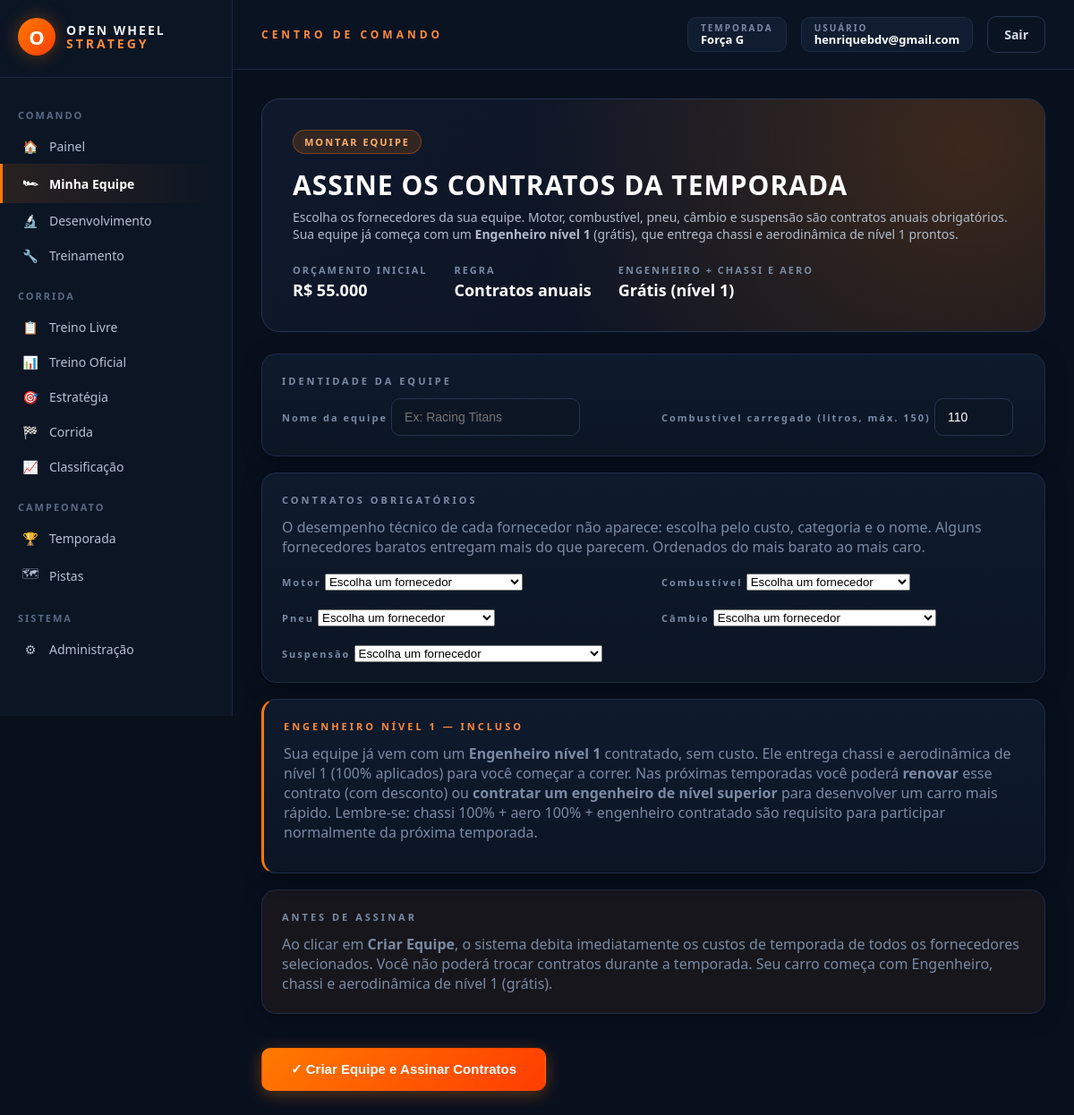
Screenshot of /minha-equipe (signed in) with the database file from the repository.
### models_temporada.py (models this page shows, shortened)
class Temporada(db.Model):
    __tablename__ = "temporadas"
    id = db.Column(db.Integer, primary_key=True)
    nome = db.Column(db.String(120), nullable=False)
    ativa = db.Column(db.Boolean, default=False, nullable=False)
    data_criacao = db.Column(db.DateTime, default=datetime.utcnow)
    corridas_agendadas = db.relationship(
        "CorridaAgendada", backref="temporada",
        cascade="all, delete-orphan",
        order_by="CorridaAgendada.ordem",
    )
    @classmethod
    def ativa_atual(cls):
        try:
            return cls.query.filter_by(ativa=True).first()
        except (OperationalError, ProgrammingError, NoSuchTableError):
            return None

### models.py (models this page shows, shortened)
class Usuario(db.Model):
    __tablename__ = "usuarios"
    id = db.Column(db.Integer, primary_key=True)
    email = db.Column(db.String(150), unique=True, nullable=False)
    senha_hash = db.Column(db.String(255), nullable=True)
    google_id = db.Column(db.String(255), unique=True, nullable=True)
    eh_admin = db.Column(db.Boolean, default=False)
    criado_em = db.Column(db.DateTime, default=datetime.utcnow)
    grupo = db.Column(db.String(50), nullable=True)
    classe = db.Column(db.String(50), nullable=True)
    equipe = db.relationship("CarroJogador", backref="usuario", uselist=False)

class Configuracao(db.Model):
    __tablename__ = "configuracao"
    id = db.Column(db.Integer, primary_key=True)
    orcamento_inicial = db.Column(db.Float, default=55_000.0)
    dev_incremento_percentual = db.Column(db.Float, default=5.0)
    dev_tempo_base_horas = db.Column(db.Float, default=1.0)
    dev_tempo_fator_horas = db.Column(db.Float, default=10.0)
    dev_custo_base = db.Column(db.Float, default=50_000.0)
    dev_custo_fator = db.Column(db.Float, default=1.0)
    treino_incremento_percentual = db.Column(db.Float, default=5.0)
    treino_tempo_base_horas = db.Column(db.Float, default=1.0)
    treino_tempo_fator_horas = db.Column(db.Float, default=6.0)
    treino_custo_base = db.Column(db.Float, default=30_000.0)
    treino_custo_fator = db.Column(db.Float, default=1.0)
    pit_tempo_sem_treino = db.Column(db.Float, default=25.0)
    pit_tempo_treino_completo = db.Column(db.Float, default=9.0)
    @classmethod
    def obter(cls):
        config = cls.query.get(1)
        if not config:
            config = cls(id=1)
            db.session.add(config)
            db.session.commit()
        return config

### rotas/equipe.py (the view, shortened to what this page needs)
    @app.route("/minha-equipe", methods=["GET", "POST"])
    @login_requerido
    def minha_equipe():
        usuario = Usuario.query.get(session["usuario_id"])
        config_jogo = Configuracao.obter()
        if usuario.equipe:
            carro = usuario.equipe.montar_carro()
            return render_template("minha_equipe.html", equipe=usuario.equipe, carro=carro,
                                   custo_montagem=usuario.equipe.custo_total_montagem())
        return render_template(
            "equipes.html",
            orcamento_inicial=config_jogo.orcamento_inicial,
            **_fornecedores_ativos(),
        )

### app.py (called while the page is built)
def _registrar_contexto(app):
    @app.context_processor
    def injetar_globais():
        usuario_id = session.get("usuario_id")
        usuario = Usuario.query.get(usuario_id) if usuario_id else None
        return {
            "usuario_logado": usuario,
            "categorias_fornecedor": FORNECEDORES_CONFIG,
            "temporada_ativa": Temporada.ativa_atual(),
        }

### extensoes.py (called while the page is built)
def login_requerido(view_func):
    @functools.wraps(view_func)
    def wrapper(*args, **kwargs):
        if not session.get("usuario_id"):
            return redirect(url_for("login"))
        return view_func(*args, **kwargs)
    return wrapper

### rotas/equipe.py (called while the page is built)
def _fornecedores_ativos():
    return dict(
        motores=FornecedorMotor.query.filter_by(ativo=True).order_by(FornecedorMotor.custo_temporada).all(),
        combustiveis=FornecedorCombustivel.query.filter_by(ativo=True).order_by(FornecedorCombustivel.custo_temporada).all(),
        pneus=FornecedorPneu.query.filter_by(ativo=True).order_by(FornecedorPneu.custo_temporada).all(),
        cambios=FornecedorCambio.query.filter_by(ativo=True).order_by(FornecedorCambio.custo_temporada).all(),
        suspensoes=FornecedorSuspensao.query.filter_by(ativo=True).order_by(FornecedorSuspensao.custo_temporada).all(),
        engenheiros=FornecedorEngenheiro.query.filter_by(ativo=True).order_by(FornecedorEngenheiro.custo_temporada).all(),
    )

### templates/equipes.html (shortened to what this page needs)
{% extends "base.html" %}
{% block content %}
<div class="ows-hero" style="margin-bottom: 24px;">
    <span class="ows-hero-label">MONTAR EQUIPE</span>
    <h1>ASSINE OS CONTRATOS DA TEMPORADA</h1>
    <div class="ows-hero-sub">
        Escolha os fornecedores da sua equipe. Motor, combustível, pneu, câmbio e suspensão
        são contratos anuais obrigatórios. Sua equipe já começa com um <strong>Engenheiro
        nível 1</strong> (grátis), que entrega chassi e aerodinâmica de nível 1 prontos.
    </div>
    <div class="ows-hero-meta">
        <div>
            <small>ORÇAMENTO INICIAL</small>
            <strong>R$ {{ "{:,.0f}".format(orcamento_inicial or 0)|replace(",", ".") }}</strong>
        </div>
        <div>
            <small>REGRA</small>
            <strong>Contratos anuais</strong>
        </div>
        <div>
            <small>ENGENHEIRO + CHASSI E AERO</small>
            <strong>Grátis (nível 1)</strong>
        </div>
    </div>
</div>
<form method="POST" class="ows-form" style="display:block;">
    <div class="ows-card" style="margin-bottom: 18px;">
        <h3>IDENTIDADE DA EQUIPE</h3>
        <div class="ows-grid-2" style="margin-top: 10px;">
            <div>
                <label for="nome">Nome da equipe</label>
                <input type="text" id="nome" name="nome" required placeholder="Ex: Racing Titans">
            </div>
            <div>
                <label for="combustivel_carregado">Combustível carregado (litros, máx. 150)</label>
                <input type="number" id="combustivel_carregado" name="combustivel_carregado"
                       min="10" max="150" step="1" value="110" required>
            </div>
        </div>
    </div>
    <div class="ows-card" style="margin-bottom: 18px;">
        <h3>CONTRATOS OBRIGATÓRIOS</h3>
        <p class="ows-muted" style="margin-top: 4px;">
            O desempenho técnico de cada fornecedor não aparece: escolha pelo custo,
            categoria e o nome. Alguns fornecedores baratos entregam mais do que parecem.
            Ordenados do mais barato ao mais caro.
        </p>
        <div class="ows-grid-2" style="margin-top: 16px;">
            <div>
                <label for="motor_fornecedor_id">Motor</label>
                <select id="motor_fornecedor_id" name="motor_fornecedor_id" required>
                    <option value="">Escolha um fornecedor</option>
                </select>
            </div>
            <div>
                <label for="combustivel_fornecedor_id">Combustível</label>
                <select id="combustivel_fornecedor_id" name="combustivel_fornecedor_id" required>
                    <option value="">Escolha um fornecedor</option>
                </select>
            </div>
            <div>
                <label for="pneu_fornecedor_id">Pneu</label>
                <select id="pneu_fornecedor_id" name="pneu_fornecedor_id" required>
                    <option value="">Escolha um fornecedor</option>
                </select>
            </div>
            <div>
                <label for="cambio_fornecedor_id">Câmbio</label>
                <select id="cambio_fornecedor_id" name="cambio_fornecedor_id" required>
                    <option value="">Escolha um fornecedor</option>
                </select>
            </div>
            <div>
                <label for="suspensao_fornecedor_id">Suspensão</label>
                <select id="suspensao_fornecedor_id" name="suspensao_fornecedor_id" required>
                    <option value="">Escolha um fornecedor</option>
                </select>
            </div>
        </div>
    </div>
    <div class="ows-card" style="margin-bottom: 18px; border-left: 3px solid #ff7a00;">
        <h3 style="color: #ff8a3d;">ENGENHEIRO NÍVEL 1 — INCLUSO</h3>
        <p class="ows-muted" style="margin-top: 4px;">
            Sua equipe já vem com um <strong>Engenheiro nível 1</strong> contratado, sem custo.
            Ele entrega chassi e aerodinâmica de nível 1 (100% aplicados) para você começar a correr.
            Nas próximas temporadas você poderá <strong>renovar</strong> esse contrato (com desconto)
            ou <strong>contratar um engenheiro de nível superior</strong> para desenvolver um carro
            mais rápido. Lembre-se: chassi 100% + aero 100% + engenheiro contratado são requisito
            para participar normalmente da próxima temporada.
        </p>
    </div>
    <div class="ows-card" style="margin-bottom: 18px; background: rgba(255,120,0,.06);">
        <h3>ANTES DE ASSINAR</h3>
        <p class="ows-muted" style="margin: 0;">
            Ao clicar em <strong>Criar Equipe</strong>, o sistema debita imediatamente
            os custos de temporada de todos os fornecedores selecionados. Você não
            poderá trocar contratos durante a temporada. Seu carro começa com Engenheiro,
            chassi e aerodinâmica de nível 1 (grátis).
        </p>
    </div>
    <button type="submit" class="ows-btn ows-btn-primary" style="font-size: 15px; padding: 14px 32px;">
        ✓ Criar Equipe e Assinar Contratos
    </button>
</form>
{% endblock %}

### templates/base.html (shortened to what this page needs)
<!DOCTYPE html>
<html lang="pt-br">
<head>
    <link href="{{ url_for('static', filename='css/tema.css') }}" rel="stylesheet">
</head>
<body>
{% if usuario_logado %}
<div class="ows-shell">
    <aside class="ows-sidebar">
        <div class="ows-logo">
            <div class="ows-logo-mark">O</div>
            <div class="ows-logo-text">OPEN WHEEL<br><span>STRATEGY</span></div>
        </div>
        <div class="ows-menu-section">COMANDO</div>
        <a href="{{ url_for('home') }}" class="ows-menu-link {% if request.endpoint == 'home' %}active{% endif %}"><span class="ows-icon">🏠</span> Painel</a>
        <a href="{{ url_for('minha_equipe') }}" class="ows-menu-link {% if request.endpoint == 'minha_equipe' %}active{% endif %}"><span class="ows-icon">🏎</span> Minha Equipe</a>
        <a href="{{ url_for('desenvolvimento_view') }}" class="ows-menu-link {% if request.endpoint == 'desenvolvimento_view' %}active{% endif %}"><span class="ows-icon">🔬</span> Desenvolvimento</a>
        <a href="{{ url_for('treinamento_view') }}" class="ows-menu-link {% if request.endpoint == 'treinamento_view' %}active{% endif %}"><span class="ows-icon">🔧</span> Treinamento</a>
        <div class="ows-menu-section">CORRIDA</div>
        <a href="{{ url_for('treino_livre_view') }}" class="ows-menu-link {% if request.endpoint == 'treino_livre_view' %}active{% endif %}"><span class="ows-icon">📋</span> Treino Livre</a>
        <a href="{{ url_for('treino_oficial_view') }}" class="ows-menu-link {% if request.endpoint == 'treino_oficial_view' %}active{% endif %}"><span class="ows-icon">📊</span> Treino Oficial</a>
        <a href="{{ url_for('estrategia_corrida_view') }}" class="ows-menu-link {% if request.endpoint == 'estrategia_corrida_view' %}active{% endif %}"><span class="ows-icon">🎯</span> Estratégia</a>
        <a href="{{ url_for('corrida_view') }}" class="ows-menu-link {% if request.endpoint == 'corrida_view' %}active{% endif %}"><span class="ows-icon">🏁</span> Corrida</a>
        <a href="{{ url_for('classificacao_view') }}" class="ows-menu-link {% if request.endpoint == 'classificacao_view' %}active{% endif %}"><span class="ows-icon">📈</span> Classificação</a>
        <div class="ows-menu-section">CAMPEONATO</div>
        <a href="{{ url_for('temporada_view') }}" class="ows-menu-link {% if request.endpoint == 'temporada_view' %}active{% endif %}"><span class="ows-icon">🏆</span> Temporada</a>
        <a href="{{ url_for('pistas_reais_view') }}" class="ows-menu-link {% if request.endpoint == 'pistas_reais_view' %}active{% endif %}"><span class="ows-icon">🗺</span> Pistas</a>
        {% if usuario_logado.eh_admin %}
        <div class="ows-menu-section">SISTEMA</div>
        <a href="{{ url_for('admin_dashboard') }}" class="ows-menu-link {% if request.endpoint == 'admin_dashboard' %}active{% endif %}"><span class="ows-icon">⚙</span> Administração</a>
        {% endif %}
    </aside>
    <div class="ows-main">
        <header class="ows-topbar">
            <div class="ows-topbar-title">CENTRO DE COMANDO</div>
            <div class="ows-topbar-right">
                {% if temporada_ativa %}
                <div class="ows-badge">
                    <div class="ows-badge-label">TEMPORADA</div>
                    <div class="ows-badge-value">{{ temporada_ativa.nome }}</div>
                </div>
                {% endif %}
                <div class="ows-badge">
                    <div class="ows-badge-label">USUÁRIO</div>
                    <div class="ows-badge-value">{{ usuario_logado.email }}</div>
                </div>
                <a href="{{ url_for('logout') }}" class="ows-btn ows-btn-ghost">Sair</a>
            </div>
        </header>
        <div class="ows-content">
            {% block content %}{% endblock %}
        </div>
    </div>
</div>
{% endif %}
</body>
</html>

### rows the page displays
Temporada: nome "Força G"
Usuario: email "henriquebdv@gmail.com"
Configuracao: orcamento_inicial "55.000"
